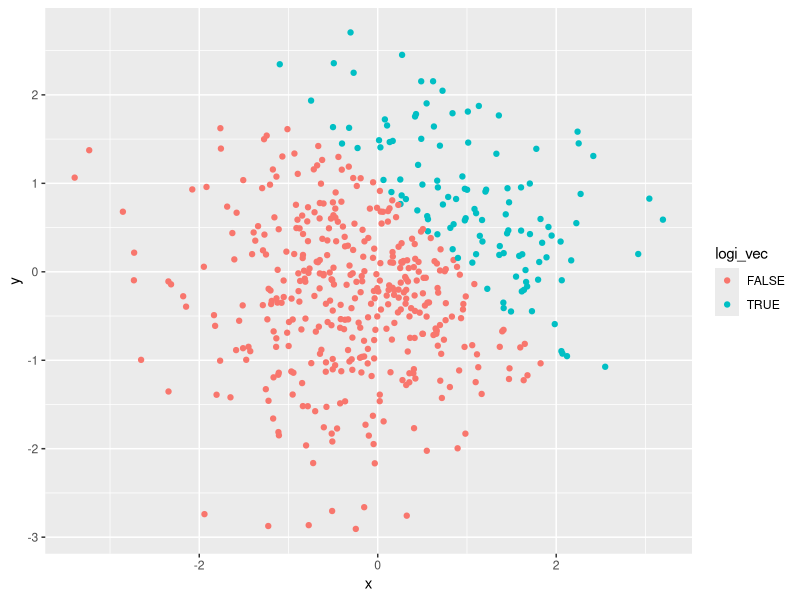
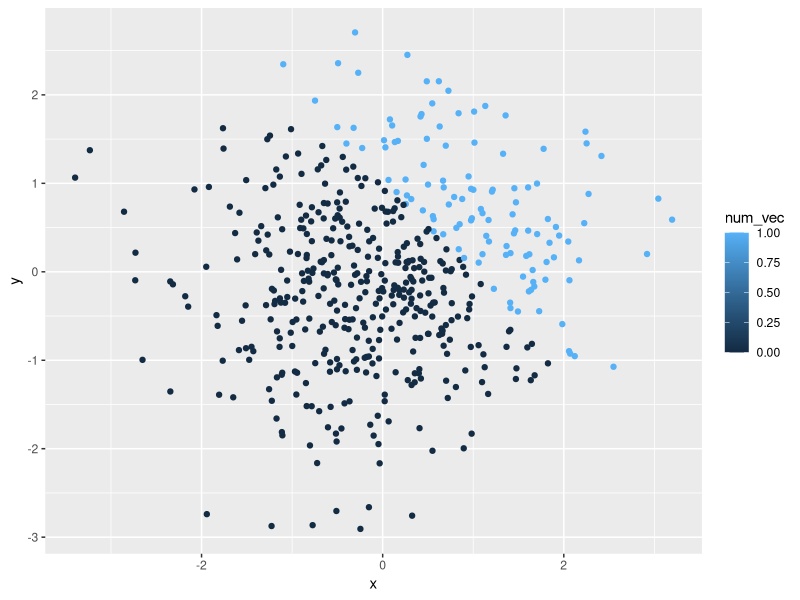
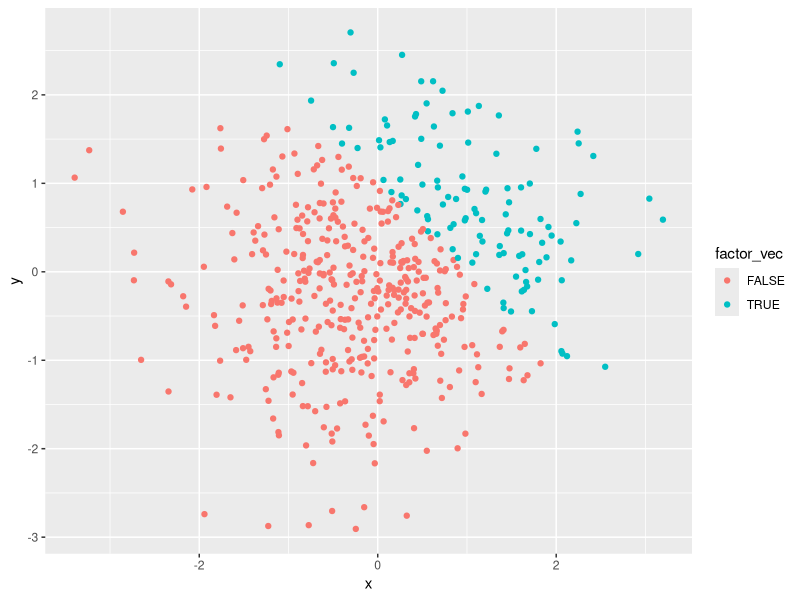
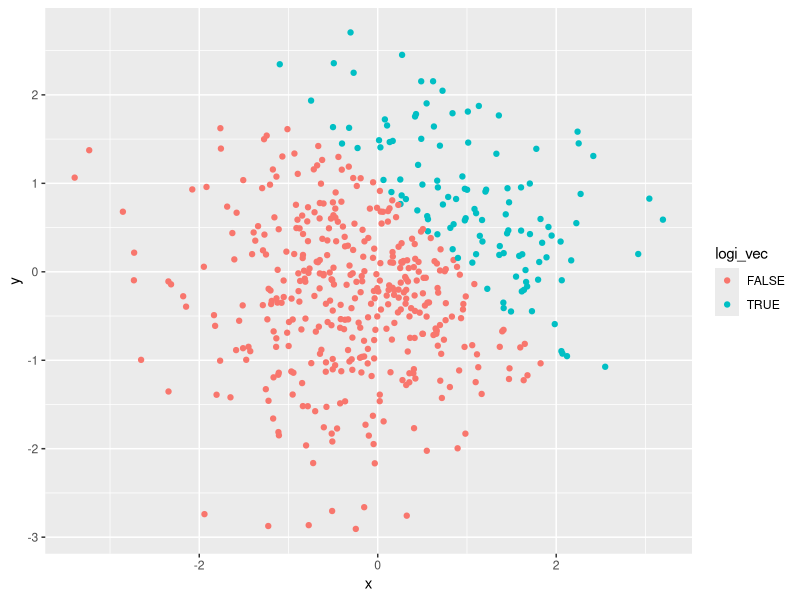

Here is the R script that generated these plots, in order:
## ---- chunk 1
library(tidyverse)
## ---- chunk 2
# set seed to ensure reproducibility
set.seed(1234)

# create data frame
create_df = tibble(
  x = rnorm(8),
  vec_logical = x > 0,
  vec_char = c("My", "name", "is", "Alexa", "Hello", "Hey", "Hi","Bye"),
  vec_factor = factor(c("low", "medium", "high", "high", "medium", "low", "medium", "medium"))
)

# calculate the mean of each variable
# numeric and logical vectors work but character and factor vectors return NA
x_mean = mean(pull(create_df, x))
vec_logical_mean = mean(pull(create_df, vec_logical))
# vec_char_mean = mean(vec_char)
# vec_factor_mean = mean(vec_factor)

as.numeric(pull(create_df, vec_logical))
# as numeric(character vector) returns NA
as.numeric(pull(create_df, vec_char))
as.numeric(pull(create_df, vec_factor))
## ---- chunk 3
# logical vectors convert to numeric and factor vectors
convert_logi_numeric = as.numeric(pull(create_df, vec_logical))
result1 = convert_logi_numeric*(pull(create_df, x))
result1
convert_logi_factor = as.factor(pull(create_df, vec_logical))
result2 = convert_logi_factor*(pull(create_df, x))
result2
double_convert = as.numeric(convert_logi_factor)
result3 = double_convert*(pull(create_df, x))
result3
## ---- chunk 4
set.seed(1234)

# create data frame
plot_df = tibble(
  x = rnorm(500),
  y = rnorm(500),
  logi_vec = c(x+y) > 1,
  num_vec = as.numeric(logi_vec),
  factor_vec = as.factor(logi_vec)
)

# make and export scatterplot
ggplot(plot_df, aes(x=x, y=y, color=logi_vec)) + geom_point()
ggsave("scatter plot.pdf", height = 4, width = 6)
ggplot(plot_df, aes(x=x, y=y, color=num_vec)) + geom_point()
ggplot(plot_df, aes(x=x, y=y, color=factor_vec)) + geom_point()
